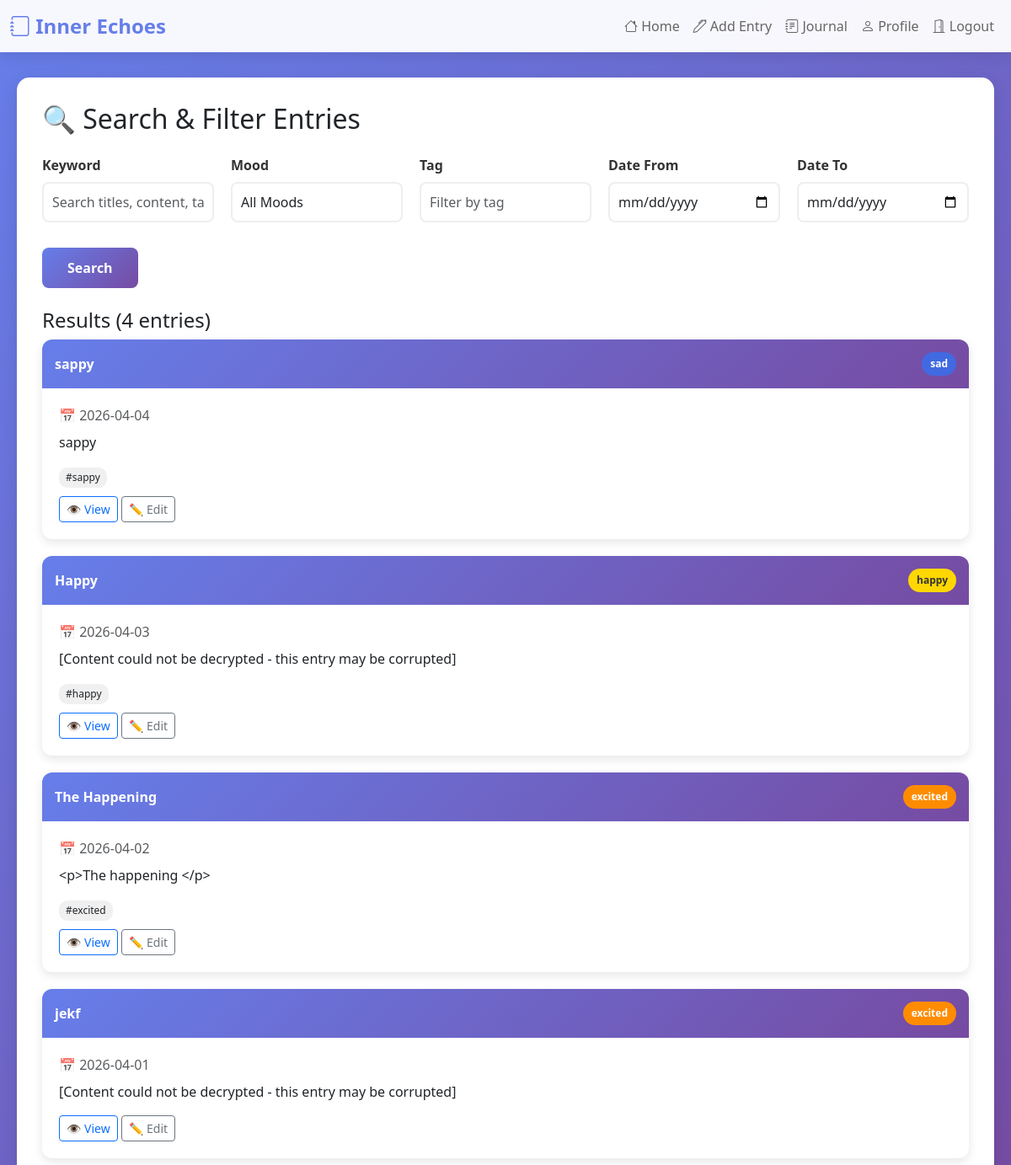
Page /search (signed in) on the committed database.
### tables this page shows
CREATE TABLE entries (
        id INTEGER PRIMARY KEY AUTOINCREMENT,
        username TEXT,
        title TEXT,
        content TEXT,
        mood TEXT,
        date TEXT,
        file TEXT, tags TEXT,
        FOREIGN KEY (username) REFERENCES users (username)
    );

### app.py (the view)
@app.route('/search', methods=['GET', 'POST'])
def search():
    if not session.get('logged_in'):
        return redirect('/login')
    username = session.get('username')
    query = request.args.get('q', '')
    mood_filter = request.args.get('mood', 'all')
    tag_filter = request.args.get('tag', '')
    date_from = request.args.get('date_from', '')
    date_to = request.args.get('date_to', '')
    entries = get_user_entries(username)
    if query:
        entries = [e for e in entries if query.lower() in e['title'].lower() or query.lower() in e['content'].lower() or query.lower() in e['tags'].lower()]
    if mood_filter != 'all':
        entries = [e for e in entries if e['mood'] == mood_filter]
    if tag_filter:
        entries = [e for e in entries if tag_filter.lower() in e['tags'].lower()]
    if date_from:
        entries = [e for e in entries if e['date'] >= date_from]
    if date_to:
        entries = [e for e in entries if e['date'] <= date_to]
    return render_template('search.html', entries=entries, query=query, mood_filter=mood_filter, tag_filter=tag_filter, date_from=date_from, date_to=date_to, current_mood=session.get('mood', 'happy'))

### app.py (called while the page is built)
def decrypt_text(encrypted_text):
    return cipher.decrypt(encrypted_text.encode()).decode()

def get_user_entries(username):
    conn = sqlite3.connect(DB_FILE)
    c = conn.cursor()
    c.execute('SELECT id, title, content, mood, date, file, tags FROM entries WHERE username = ? ORDER BY date DESC', (username,))
    rows = c.fetchall()
    conn.close()
    entries = []
    for row in rows:
        try:
            decrypted_content = decrypt_text(row[2])
        except Exception as e:
            print(f"Decryption failed for entry {row[0]}: {e}")
            decrypted_content = "[Content could not be decrypted - this entry may be corrupted]"
        entries.append({
            'id': row[0],
            'title': row[1],
            'content': decrypted_content,
            'mood': row[3],
            'date': row[4],
            'file': row[5],
            'tags': row[6] or ''
        })
    return entries

### templates/search.html (shortened to what this page needs)
<!DOCTYPE html>
<html lang="en">
<head>
    <link href="https://cdn.jsdelivr.net/npm/bootstrap@5.3.0/dist/css/bootstrap.min.css" rel="stylesheet">
    <link href="https://cdn.jsdelivr.net/npm/bootstrap-icons@1.10.0/font/bootstrap-icons.css" rel="stylesheet">
</head>
<body>
    <nav class="navbar navbar-expand-lg">
        <div class="container-fluid">
            <a class="navbar-brand" href="/"><i class="bi bi-journal"></i> Inner Echoes</a>
            <div class="collapse navbar-collapse" id="navbarNav">
                <ul class="navbar-nav ms-auto">
                    <li class="nav-item"><a class="nav-link" href="/"><i class="bi bi-house"></i> Home</a></li>
                    <li class="nav-item"><a class="nav-link" href="/add"><i class="bi bi-pen"></i> Add Entry</a></li>
                    <li class="nav-item"><a class="nav-link" href="/journal"><i class="bi bi-journal-text"></i> Journal</a></li>
                    <li class="nav-item"><a class="nav-link" href="/profile"><i class="bi bi-person"></i> Profile</a></li>
                    <li class="nav-item"><a class="nav-link" href="/logout"><i class="bi bi-door-open"></i> Logout</a></li>
                </ul>
            </div>
        </div>
    </nav>
    <div class="search-container">
        <div class="search-panel">
            <h2 class="mb-4">🔍 Search & Filter Entries</h2>
            <form method="GET" class="mb-4">
                <div class="filters">
                    <div class="filter-group">
                        <label class="filter-label">Keyword</label>
                        <input type="text" class="form-control" name="q" value="{{ query }}" placeholder="Search titles, content, tags...">
                    </div>
                    <div class="filter-group">
                        <label class="filter-label">Mood</label>
                        <select class="form-control" name="mood">
                            <option value="all" {% if mood_filter == 'all' %}selected{% endif %}>All Moods</option>
                        </select>
                    </div>
                    <div class="filter-group">
                        <label class="filter-label">Tag</label>
                        <input type="text" class="form-control" name="tag" value="{{ tag_filter }}" placeholder="Filter by tag">
                    </div>
                    <div class="filter-group">
                        <label class="filter-label">Date From</label>
                        <input type="date" class="form-control" name="date_from" value="{{ date_from }}">
                    </div>
                    <div class="filter-group">
                        <label class="filter-label">Date To</label>
                        <input type="date" class="form-control" name="date_to" value="{{ date_to }}">
                    </div>
                </div>
                <button type="submit" class="btn-search">Search</button>
            </form>
            <h4>Results ({{ entries|length }} entries)</h4>
            {% if entries %}
                {% for entry in entries %}
                <div class="entry-card">
                    <div class="entry-header">
                        <div style="display: flex; justify-content: space-between; align-items: center;">
                            <strong>{{ entry.title }}</strong>
                            <span class="mood-badge {{ entry.mood }}">{{ entry.mood }}</span>
                        </div>
                    </div>
                    <div class="entry-body">
                        <p class="text-muted mb-2">📅 {{ entry.date }}</p>
                        <p>{{ entry.content[:200] }}{% if entry.content|length > 200 %}...{% endif %}</p>
                        {% if entry.tags %}
                        <div class="tags">
                            {% for tag in entry.tags.split(',') %}
                            <span class="tag">{{ tag.strip() }}</span>
                            {% endfor %}
                        </div>
                        {% endif %}
                        <div style="margin-top: 10px;">
                            <a href="/entry/{{ entry.date }}" class="btn btn-sm btn-outline-primary">👁️ View</a>
                            <a href="/edit/{{ entry.id }}" class="btn btn-sm btn-outline-secondary">✏️ Edit</a>
                        </div>
                    </div>
                </div>
                {% endfor %}
            {% else %}
                <div class="text-center py-5">
                    <h5>No entries found</h5>
                    <p>Try adjusting your search criteria.</p>
                </div>
            {% endif %}
        </div>
    </div>
</body>
</html>

### templates/search.html (style rules this page uses)
body { background: linear-gradient(135deg, #667eea 0%, #764ba2 100%); min-height: 100vh; font-family: 'Segoe UI', Tahoma, Geneva, Verdana, sans-serif; }
.navbar { background: rgba(255,255,255,0.95); box-shadow: 0 4px 20px rgba(0,0,0,0.1); }
.navbar-brand { color: #667eea !important; font-weight: bold; font-size: 24px; }
.nav-link { color: #666 !important; font-weight: 500; transition: color 0.3s; }
.search-container { max-width: 1200px; margin: 30px auto; padding: 0 20px; }
.search-panel { background: white; border-radius: 15px; padding: 30px; box-shadow: 0 5px 20px rgba(0,0,0,0.1); }
.filters { display: grid; grid-template-columns: repeat(auto-fit, minmax(200px, 1fr)); gap: 20px; margin-bottom: 30px; }
.filter-group { display: flex; flex-direction: column; }
.filter-label { font-weight: 600; color: #333; margin-bottom: 8px; }
.form-control { border: 2px solid #eee; border-radius: 8px; padding: 10px; }
.btn-search { background: linear-gradient(135deg, #667eea 0%, #764ba2 100%); border: none; color: white; padding: 12px 30px; border-radius: 8px; font-weight: bold; }
.entry-card { border: none; border-radius: 12px; box-shadow: 0 4px 12px rgba(0,0,0,0.1); margin-bottom: 20px; overflow: hidden; }
.entry-header { background: linear-gradient(135deg, #667eea 0%, #764ba2 100%); color: white; padding: 15px; }
.entry-body { padding: 20px; }
.mood-badge { display: inline-block; padding: 5px 10px; border-radius: 15px; font-size: 12px; font-weight: bold; }
.happy { background-color: #FFD700; color: #333; }
.sad { background-color: #4169E1; }
.excited { background-color: #FF8C00; }
.tags { margin-top: 10px; }
.tag { display: inline-block; background: #f0f0f0; padding: 3px 8px; border-radius: 10px; font-size: 12px; margin-right: 5px; }

### rows in the picture
entries: title "sappy", mood "sad", date "2026-04-04", strip "#sappy"
entries: title "Happy", mood "happy", date "2026-04-03", content "[Content could not be decrypted - this entry may be corrupted]", strip "#happy"
entries: title "The Happening", mood "excited", date "2026-04-02", content "<p>The happening </p>", strip "#excited"
entries: title "jekf", mood "excited", date "2026-04-01", content "[Content could not be decrypted - this entry may be corrupted]"

### other values in the picture
{{ entries|length }} "4"
